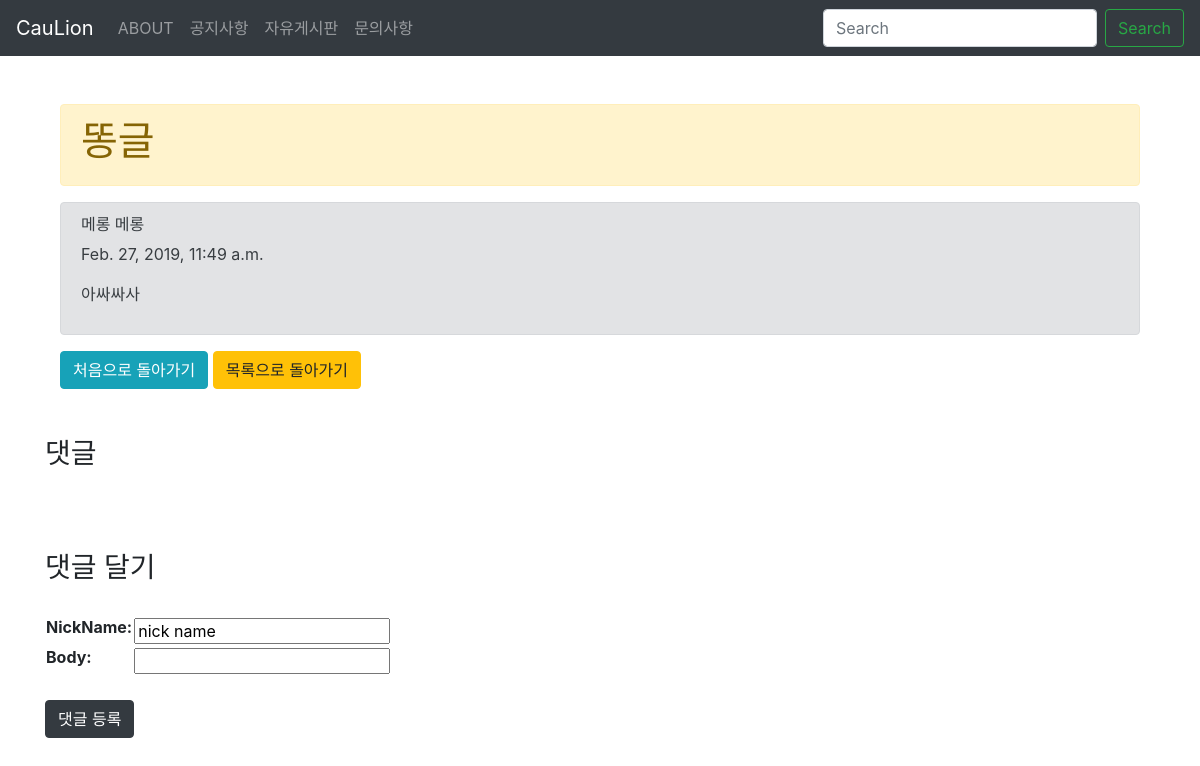
The app's page /board/free_board/4/ with its own data.
### board/models.py (models this page shows, shortened)
class Post(models.Model):
  title = models.CharField(max_length=200)
  pub_date = models.DateTimeField('date published')
  body = models.TextField()
  nickName = models.CharField(max_length=20, default = 'nick name')

### board/views.py (the view)
# urls.py: path('free_board/<int:post_id>/',views.free_board_detail,name="free_board_detail"),
def free_board_detail(request,post_id):
  details = get_object_or_404(Post, pk = post_id)
  comments = Comment.objects.all()
  comments = comments.filter(post_id = details.id)
  if request.method == 'POST':
    form = CommentPost(request.POST)
    if form.is_valid():
      comment = form.save(commit=False)
      comment.pub_date = timezone.now()
      comment.post_id = details.id
      comment.save()
      return redirect('/board/free_board/'+str(details.id))
  else:
    form = CommentPost()
    return render(request, 'free_board_detail.html',{'details':details,'form':form,'comments':comments})

### board/form.py
class CommentPost(forms.ModelForm):
  class Meta:
    model = Comment
    fields = ['nickName','body']

### board/templates/free_board_detail.html (shortened to what this page needs)
{% extends 'base.html' %}
{% block contents %}
  <body>
    <div class="container">
      <div class="alert alert-warning alert-dismissible fade show" role="alert">
          <h1>{{details.title}}</h1>
      </div>
      <div class="alert alert-secondary" role="alert">
        <h6>{{details.nickName}}</h6>
        <p>{{details.pub_date}}</p>
        <p>{{details.body}}</p>
      </div>
      <a href = "/" class="btn btn-info">처음으로 돌아가기</a>
      <a href = "{%url 'free_board'%}" class="btn btn-warning">목록으로 돌아가기</a>
    </div>
  </body>
<h3>댓글</h3></br>
<h3>댓글 달기</h3></br>
<form method = "POST">
  <table>
    {{form.as_table}}
  </table>
  <input class = "btn btn-dark" type = "submit" value = "댓글 등록">
</form>
{% endblock %}

### records on screen
Post: title "똥글", nickName "메롱 메롱", pub_date "Feb. 27, 2019, 11:49 a.m.", body "아싸싸사"
